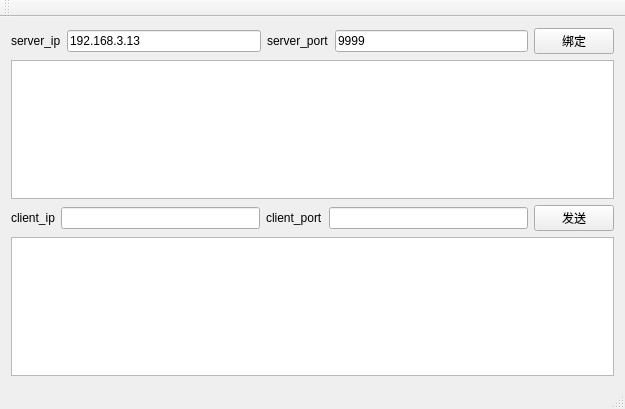
<?xml version="1.0" encoding="UTF-8"?>
<ui version="4.0">
 <class>socket_server</class>
 <widget class="QMainWindow" name="socket_server">
  <property name="geometry">
   <rect>
    <x>0</x>
    <y>0</y>
    <width>625</width>
    <height>409</height>
   </rect>
  </property>
  <property name="windowTitle">
   <string>socket_server</string>
  </property>
  <widget class="QWidget" name="centralWidget">
   <layout class="QGridLayout" name="gridLayout">
    <item row="0" column="0">
     <layout class="QHBoxLayout" name="horizontalLayout">
      <item>
       <widget class="QLabel" name="label">
        <property name="text">
         <string>server_ip</string>
        </property>
       </widget>
      </item>
      <item>
       <widget class="QLineEdit" name="le_server_ip">
        <property name="text">
         <string>192.168.3.13</string>
        </property>
       </widget>
      </item>
      <item>
       <widget class="QLabel" name="label_2">
        <property name="text">
         <string>server_port</string>
        </property>
       </widget>
      </item>
      <item>
       <widget class="QLineEdit" name="le_server_port">
        <property name="text">
         <string>9999</string>
        </property>
       </widget>
      </item>
      <item>
       <widget class="QPushButton" name="btn_bind">
        <property name="text">
         <string>绑定</string>
        </property>
       </widget>
      </item>
     </layout>
    </item>
    <item row="1" column="0">
     <widget class="QTextEdit" name="te_server"/>
    </item>
    <item row="2" column="0">
     <layout class="QHBoxLayout" name="horizontalLayout_2">
      <item>
       <widget class="QLabel" name="label_4">
        <property name="text">
         <string>client_ip</string>
        </property>
       </widget>
      </item>
      <item>
       <widget class="QLineEdit" name="le_client_ip"/>
      </item>
      <item>
       <widget class="QLabel" name="label_3">
        <property name="text">
         <string>client_port</string>
        </property>
       </widget>
      </item>
      <item>
       <widget class="QLineEdit" name="le_client_port"/>
      </item>
      <item>
       <widget class="QPushButton" name="btn_send">
        <property name="text">
         <string>发送</string>
        </property>
       </widget>
      </item>
     </layout>
    </item>
    <item row="3" column="0">
     <widget class="QTextEdit" name="te_client"/>
    </item>
   </layout>
  </widget>
  <widget class="QMenuBar" name="menuBar">
   <property name="geometry">
    <rect>
     <x>0</x>
     <y>0</y>
     <width>625</width>
     <height>28</height>
    </rect>
   </property>
  </widget>
  <widget class="QToolBar" name="mainToolBar">
   <attribute name="toolBarArea">
    <enum>TopToolBarArea</enum>
   </attribute>
   <attribute name="toolBarBreak">
    <bool>false</bool>
   </attribute>
  </widget>
  <widget class="QStatusBar" name="statusBar"/>
 </widget>
 <layoutdefault spacing="6" margin="11"/>
 <resources/>
 <connections/>
</ui>
